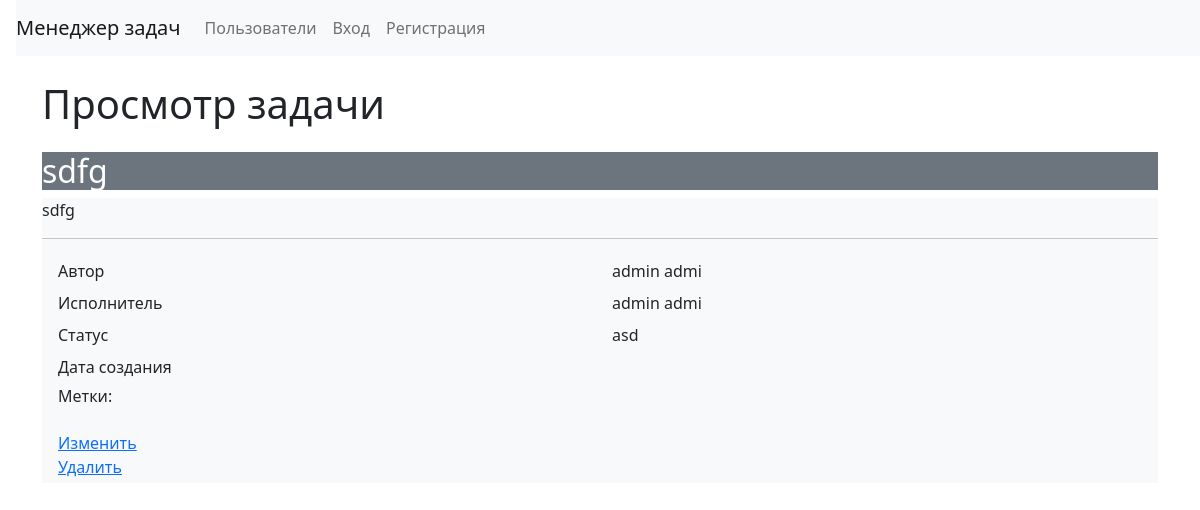
The app's page /tasks/1/, older data.
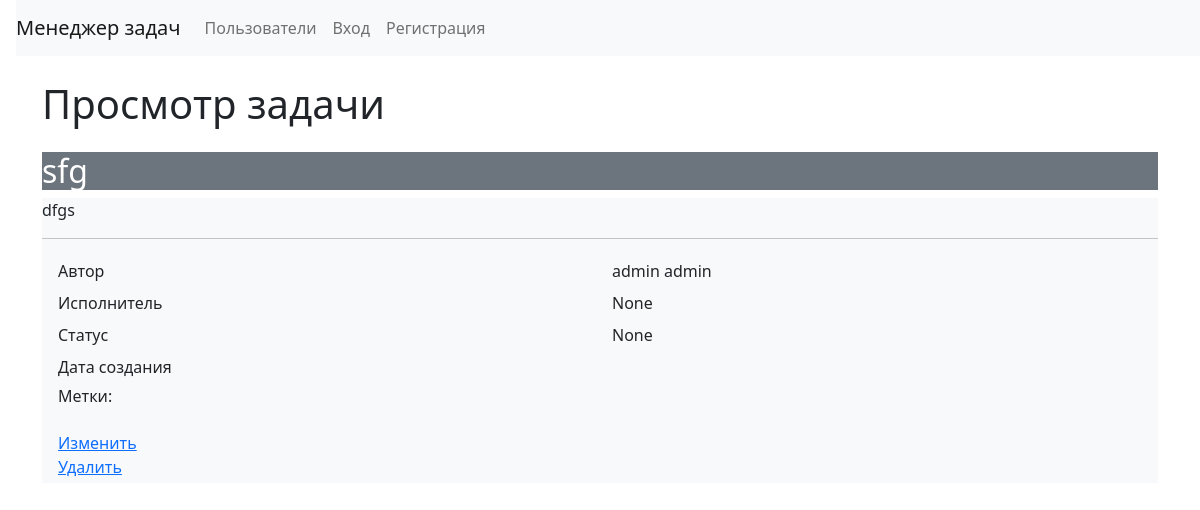
The same page, newer data.
### task_manager/tasks/models.py (models this page shows, shortened)
class Task(BaseModelName, BaseModel):
    description = models.TextField(blank=True,
                                   null=True,
                                   verbose_name=_('Description'))
    author = models.ForeignKey(model,
                               null=True,
                               related_name='author',
                               on_delete=models.PROTECT,
                               verbose_name=_('Author'))
    status = models.ForeignKey(Status,
                               on_delete=models.PROTECT,
                               null=True,
                               blank=True,
                               related_name='status',
                               verbose_name=_('Status'))
    executor = models.ForeignKey(model,
                                 null=True,
                                 blank=True,
                                 related_name='executor',
                                 on_delete=models.PROTECT,
                                 verbose_name=_('Executor'))
    labels = models.ManyToManyField(Label,
                                    blank=True,
                                    through='LabelAndTaskRelation',
                                    related_name='label',
                                    verbose_name=_('Labels'))

### task_manager/statuses/models.py (models this page shows)
class Status(BaseModel, BaseModelName):
    class Meta:
        verbose_name = _('Status')
        verbose_name_plural = _('Statuses')
        ordering = ['-created']

### task_manager/tasks/views.py (the view)
# urls.py: path('<int:pk>/', ShowTaskView.as_view(), name='task_show'),
class ShowTaskView(DetailView):
    model = Task
    template_name = 'tasks/show.html'

### base/models.py (called while the page is built)
    def __str__(self):
        return self.name

### task_manager/users/models.py (called while the page is built)
def get_full_name(self):
    return f'{self.first_name} {self.last_name}'

### task_manager/templates/tasks/show.html (shortened to what this page needs)
{% extends 'base.html' %}
{% load django_bootstrap5 %}
{% load i18n %}
{% block content %}
<h1 class="my-4">
    {% trans 'Show task' %}
</h1>
  <div class="card-header bg-secondary text-white">
    <h2>{{ task.name }}</h2>
  </div>
  <div class="card-body bg-light">
    <p>{{ task.description }}</p>
    <hr>
    <div class="container">
      <div class="row p-1">
        <div class="col">{% trans 'Author' %}</div>
        <div class="col">{{ task.author }}</div>
      </div>
      <div class="row p-1">
        <div class="col">{% trans 'Executor' %}</div>
        <div class="col">{{ task.executor }}</div>
      </div>
      <div class="row p-1">
        <div class="col">{% trans 'Status' %}</div>
        <div class="col">{{ task.status }}</div>
      </div>
      <div class="row p-1">
        <div class="col">{% trans 'Created at' %}</div>
        <div class="col">{{ task.created_at }}</div>
      </div>
      <div class="row p-1">
        <div class="col">
          <h6>{% trans 'Labels' %}:</h6>
        </div>
      </div>
      <div class="row p-1">
        <div class="col">
          <a href="{% url 'task_update' task.pk %}">{% trans 'Update' %}</a>
          <br>
          <a href="{% url 'task_delete' task.pk %}">{% trans 'Delete' %}</a>
        </div>
      </div>
    </div>
  </div>
{% endblock content %}

Row changes from the older to the newer data that the page shows:
changed Task: name "sdfg" → "sfg"; description "sdfg" → "dfgs"; author "admin admi" → "admin admin"; executor "admin admi" → "None"; status "asd" → "None"
